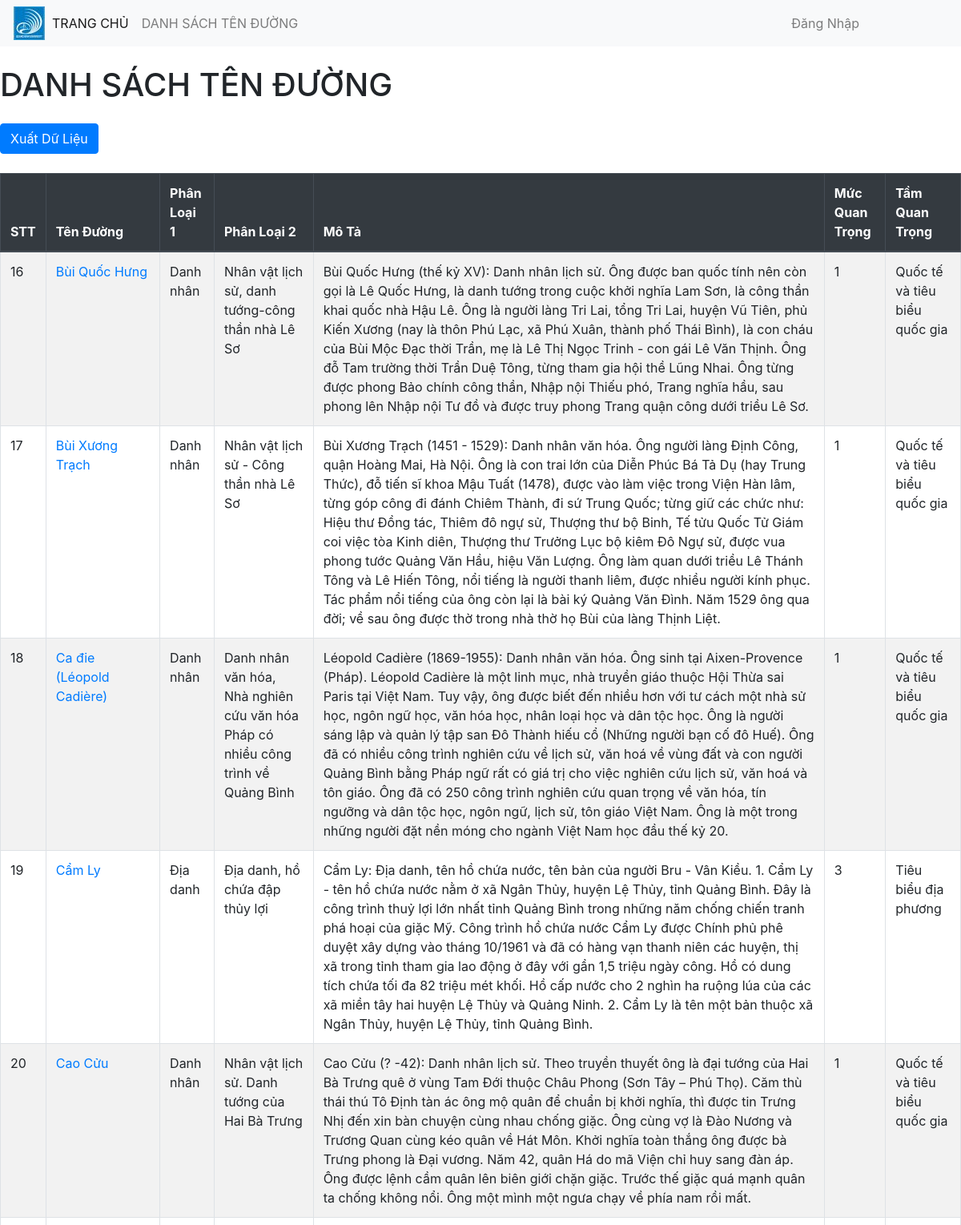
Screenshot of /street_list/?page=2 (upper part) with the database file from the repository.
### duong/models.py (models this page shows, shortened)
class Street(models.Model):
    stt = models.IntegerField(blank=True, null=True)
    name = models.CharField(max_length=200)
    category = models.CharField(max_length=200, blank=True, null=True)
    category2 = models.CharField(max_length=200, blank=True, null=True)
    description = models.TextField(blank=True, null=True)
    importance_level = models.CharField(max_length=200, blank=True, null=True)
    significance = models.CharField(max_length=200, blank=True, null=True)
    longitude = models.FloatField(blank=True, null=True)
    latitude = models.FloatField(blank=True, null=True)

### duong/views.py (the view)
# urls.py: path('street_list/', views.street_list, name='street_list'),
def street_list(request):
    streets = Street.objects.all()
    paginator = Paginator(streets, 15)  # Chia dữ liệu thành 15 tên đường mỗi trang
    page_number = request.GET.get('page')
    page_obj = paginator.get_page(page_number)
    context = {
        'streets': streets,
        'page_obj': page_obj
    }
    if request.user.is_authenticated:
        context['user_authenticated'] = True
    return render(request, 'streets/street_list.html', context)

### duong/templates/streets/street_list.html (shortened to what this page needs)
{% extends 'base_generic.html' %}
{% block content %}
  <h1 class="my-4">DANH SÁCH TÊN ĐƯỜNG</h1>
  <div class="mb-3">
      <a href="{% url 'export_streets_xlsx' %}" class="btn btn-primary mb-2">Xuất Dữ Liệu</a>
  </div>
  <div class="table-responsive">
    <table class="table table-striped table-bordered">
      <thead class="thead-dark">
        <tr>
          <th scope="col">STT</th>
          <th scope="col">Tên Đường</th>
          <th scope="col">Phân Loại 1</th>
          <th scope="col">Phân Loại 2</th>
          <th scope="col">Mô Tả</th>
          <th scope="col">Mức Quan Trọng</th>
          <th scope="col">Tầm Quan Trọng</th>
        </tr>
      </thead>
      <tbody>
        {% for street in page_obj %}
          <tr>
            <td>{{ street.stt }}</td>
            <td><a href="{% url 'street_detail' street.pk %}">{{ street.name }}</a></td>
            <td>{{ street.category }}</td>
            <td>{{ street.category2 }}</td>
            <td>{{ street.description }}</td>
            <td>{{ street.importance_level }}</td>
            <td>{{ street.significance }}</td>
          </tr>
        {% endfor %}
      </tbody>
    </table>
  </div>
{% endblock %}

### rows the page displays
Street: stt "16", name "Bùi Quốc Hưng", category "Danh nhân", category2 "Nhân vật lịch sử, danh tướng-công thần nhà Lê Sơ", description "Bùi Quốc Hưng (thế kỷ XV): Danh nhân lịch sử. Ông được ban quốc tính nên còn gọi là Lê Quốc Hưng, là danh tướng trong cuộc khởi nghĩa Lam Sơn, là công thần khai quốc nhà Hậu Lê. Ông là người làng Tri Lai, tổng Tri Lai, huyện Vũ Tiên, phủ Kiến Xương (nay là thôn Phú Lạc, xã Phú Xuân, thành phố Thái Bình), là con cháu của Bùi Mộc Đạc thời Trần, mẹ là Lê Thị Ngọc Trinh - con gái Lê Văn Thịnh. Ông đỗ Tam trường thời Trần Duệ Tông, từng tham gia hội thề Lũng Nhai. Ông từng được phong Bảo chính công thần, Nhập nội Thiếu phó, Trang nghĩa hầu, sau phong lên Nhập nội Tư đồ và được truy phong Trang quận công dưới triều Lê Sơ.", importance_level "1", significance "Quốc tế và tiêu biểu quốc gia"
Street: stt "17", name "Bùi Xương Trạch", category "Danh nhân", category2 "Nhân vật lịch sử - Công thần nhà Lê Sơ", description "Bùi Xương Trạch (1451 - 1529): Danh nhân văn hóa. Ông người làng Định Công, quận Hoàng Mai, Hà Nội. Ông là con trai lớn của Diễn Phúc Bá Tả Dụ (hay Trung Thức), đỗ tiến sĩ khoa Mậu Tuất (1478), được vào làm việc trong Viện Hàn lâm, từng góp công đi đánh Chiêm Thành, đi sứ Trung Quốc; từng giữ các chức như: Hiệu thư Đồng tác, Thiêm đô ngự sử, Thượng thư bộ Binh, Tế tửu Quốc Tử Giám coi việc tòa Kinh diên, Thượng thư Trưởng Lục bộ kiêm Đô Ngự sử, được vua phong tước Quảng Văn Hầu, hiệu Văn Lượng. Ông làm quan dưới triều Lê Thánh Tông và Lê Hiến Tông, nổi tiếng là người thanh liêm, được nhiều người kính phục. Tác phẩm nổi tiếng của ông còn lại là bài ký Quảng Văn Đình. Năm 1529 ông qua đời; về…", importance_level "1", significance "Quốc tế và tiêu biểu quốc gia"
Street: stt "18", name "Ca đie (Léopold Cadière)", category "Danh nhân", category2 "Danh nhân văn hóa, Nhà nghiên cứu văn hóa Pháp có nhiều công trình về Quảng Bình", description "Léopold Cadière (1869-1955): Danh nhân văn hóa. Ông sinh tại Aixen-Provence (Pháp). Léopold Cadière là một linh mục, nhà truyền giáo thuộc Hội Thừa sai Paris tại Việt Nam. Tuy vậy, ông được biết đến nhiều hơn với tư cách một nhà sử học, ngôn ngữ học, văn hóa học, nhân loại học và dân tộc học. Ông là người sáng lập và quản lý tập san Đô Thành hiếu cổ (Những người bạn cố đô Huế). Ông đã có nhiều công trình nghiên cứu về lịch sử, văn hoá về vùng đất và con người Quảng Bình bằng Pháp ngữ rất có giá trị cho việc nghiên cứu lịch sử, văn hoá và tôn giáo. Ông đã có 250 công trình nghiên cứu quan trọng về văn hóa, tín ngưỡng và dân tộc học, ngôn ngữ, lịch sử, tôn giáo Việt Nam. Ông là một trong…", importance_level "1", significance "Quốc tế và tiêu biểu quốc gia"
Street: stt "19", name "Cẩm Ly", category "Địa danh", category2 "Địa danh, hồ chứa đập thủy lợi", description "Cẩm Ly: Địa danh, tên hồ chứa nước, tên bản của người Bru - Vân Kiều. 1. Cẩm Ly - tên hồ chứa nước nằm ở xã Ngân Thủy, huyện Lệ Thủy, tỉnh Quảng Bình. Đây là công trình thuỷ lợi lớn nhất tỉnh Quảng Bình trong những năm chống chiến tranh phá hoại của giặc Mỹ. Công trình hồ chứa nước Cẩm Ly được Chính phủ phê duyệt xây dựng vào tháng 10/1961 và đã có hàng vạn thanh niên các huyện, thị xã trong tỉnh tham gia lao động ở đây với gần 1,5 triệu ngày công. Hồ có dung tích chứa tối đa 82 triệu mét khối. Hồ cấp nước cho 2 nghìn ha ruộng lúa của các xã miền tây hai huyện Lệ Thủy và Quảng Ninh. 2. Cẩm Ly là tên một bản thuộc xã Ngân Thủy, huyện Lệ Thủy, tỉnh Quảng Bình.", importance_level "3", significance "Tiêu biểu địa phương"
Street: stt "20", name "Cao Cửu", category "Danh nhân", category2 "Nhân vật lịch sử. Danh tướng của Hai Bà Trưng", description "Cao Cửu (? -42): Danh nhân lịch sử. Theo truyền thuyết ông là đại tướng của Hai Bà Trưng quê ở vùng Tam Đới thuộc Châu Phong (Sơn Tây – Phú Thọ). Căm thù thái thú Tô Định tàn ác ông mộ quân để chuẩn bị khởi nghĩa, thì được tin Trưng Nhị đến xin bàn chuyện cùng nhau chống giặc. Ông cùng vợ là Đào Nương và Trương Quan cùng kéo quân về Hát Môn. Khởi nghĩa toàn thắng ông được bà Trưng phong là Đại vương. Năm 42, quân Há do mã Viện chỉ huy sang đàn áp. Ông được lệnh cầm quân lên biên giới chặn giặc. Trước thế giặc quá mạnh quân ta chống không nổi. Ông một mình một ngưa chạy về phía nam rồi mất.", importance_level "1", significance "Quốc tế và tiêu biểu quốc gia"
